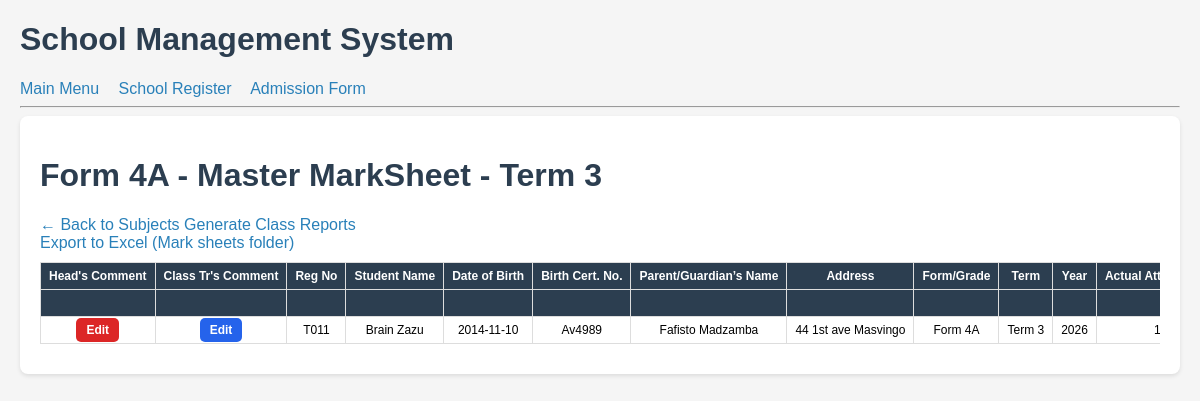
Page /master-marksheet/Form 4A/ (signed in) on the committed database.
### kids/models.py (models this page shows, shortened)
class Term(models.Model):
    name = models.CharField(max_length=20, unique=True)  # "Term 1 2026", "Term 2 2026"
    start_date = models.DateField()
    end_date = models.DateField()
    is_current = models.BooleanField(default=False)
    def __str__(self):
        return self.name

class Student(models.Model):
    first_name = models.CharField(max_length=100)
    last_name = models.CharField(max_length=100)
    adm_no = models.CharField(max_length=20, unique=True)
    grade = models.CharField(max_length=10)
    fee_required = models.DecimalField(max_digits=10, decimal_places=2, default=300.00)
    date_added = models.DateTimeField(auto_now_add=True)
    parent_phone = models.CharField(max_length=15, blank=True, null=True)
    date_of_birth = models.DateField(null=True, blank=True)
    birth_cert_no = models.CharField(max_length=50, blank=True, null=True)  # <-- ADD THIS
    gender = models.CharField(max_length=10, choices=[('M','Male'),('F','Female')], null=True, blank=True)
    date_joined = models.DateField(auto_now_add=True, null=True, blank=True)
    parents = models.ManyToManyField(Parent, through='StudentParent', blank=True)
    @property
    def full_name(self):
        return f"{self.first_name} {self.last_name}"

### kids/views.py (the view)
# urls.py: path('master-marksheet/<str:grade>/', views.master_marksheet, name='master_marksheet'),
@login_required
def master_marksheet(request, grade):
    term = Term.objects.filter(is_current=True).first()
    term_name = term.name if term else 'Term 1'
    term_year = term.start_date.year if term and term.start_date else date.today().year
    year = date.today().year
    term_start = term.start_date if term and term.start_date else date(year, 1, 1)
    term_end = term.end_date if term and term.end_date else date.today()
    next_term_start = term.end_date if term and term.end_date else date.today()
    students = Student.objects.filter(grade=grade).order_by('last_name')
    subjects = Subject.objects.filter(grade=grade).order_by('order')
    total_students = students.count()
    subject_count = subjects.count() if subjects.count() > 0 else 1
    marks_data = {}
    student_results = {}
    parent_data = {}
    temp_rank_list = [] # NEW: for ranking
    for student in students:
        sid = student.id
        marks_data[sid] = {}
        for mark in Mark.objects.filter(student=student, term=term_name):
            marks_data[sid][mark.subject_id] = mark
        result = StudentTermResult.objects.filter(student=student, term=term_name, year=term_year).first()
        subject_scores = []
        for subject in subjects:
            mark = marks_data[sid].get(subject.id)
            if mark:
                subject_scores.append(mark.current_avg)
        calc_total = sum([s or 0 for s in subject_scores])
        calc_avg = calc_total / subject_count if subject_count > 0 else 0
        db_total = result.total_marks if result and result.total_marks else 0
        total = db_total if db_total > 0 else calc_total
        avg = float(total) / subject_count if subject_count > 0 else 0
        possible_dates = Attendance.objects.filter(student=student, date__gte=term_start, date__lte=term_end, status__in=['Present', 'Absent', 'Sick', ]).count()
        present_days = Attendance.objects.filter(student=student, date__gte=term_start, date__lte=term_end, status__in=['Present']).count()
        subjects_passed_count = 0
        for subject in subjects:
            mark = marks_data[sid].get(subject.id)
            if mark and mark.current_grade in ['A', 'B', 'C']: # PASS = A, B, C
                subjects_passed_count += 1
        student_results[sid] = {
            'obj': result,
            'total_marks': total,
            'avg': f"{avg:.1f}",
            'position': '-', # placeholder
            'head_teacher_comment': result.head_teacher_comment if result and result.head_teacher_comment else '-',
            'teacher_comment': result.teacher_comment if result and result.teacher_comment else '-',
            'subjects_passed': subjects_passed_count, # PINK WIRE 1 DONE
            'actual_attendance': present_days,
            'possible_attendance': possible_dates,
        }
        temp_rank_list.append({'sid': sid, 'avg': avg}) # collect for ranking
        sp = StudentParent.objects.filter(student=student, is_primary_contact=True).first()
        if not sp: sp = StudentParent.objects.filter(student=student).first()
        parent = sp.parent if sp else None
        parent_data[sid] = {'name': parent.full_name if parent else '-', 'address': parent.address if parent else '-'}
    temp_rank_list.sort(key=lambda x: x['avg'], reverse=True)  # highest avg first
    rank = 0
    for i, item in enumerate(temp_rank_list):
        if i == 0 or item['avg'] != temp_rank_list[i - 1]['avg']:
            rank = i + 1
        student_results[item['sid']]['position'] = rank
    context = {
        'grade': grade, 'term': term, 'students': students, 'subjects': subjects,
        'marks_data': marks_data, 'student_results': student_results, 'parent_data': parent_data,
        'total_students': total_students, 'next_term_start': next_term_start,
        'date': date.today(),
    }
    return render(request, 'kids/master_marksheet.html', context)

### kids/models.py (called while the page is built)
    def get_sports_list(self):
        sports = []
        for field in ['soccer', 'netball', 'basketball', 'rugby', 'tennis', 'hockey', 'athletics', 'high_jump',
                      'triple_jump', 'javelin', 'shot_put', 'hop_step_jump', 'swimming']:
            if getattr(self, field):
                sports.append(field.replace('_', ' ').title())
        return ", ".join(sports) if sports else "-"

### kids/templatetags/custom_filters.py (called while the page is built)
@register.filter
def get_item(dictionary, key):
    if not dictionary:
        return None
    return dictionary.get(key)

@register.filter
def dict_get(dictionary, key):
    return get_item(dictionary, key)

### kids/templates/kids/master_marksheet.html (shortened to what this page needs)
{% extends 'kids/base.html' %}
{% load custom_filters %}
{% block content %}
{% load static %}
<link rel="stylesheet" href="{% static 'css/style.css' %}">
<div class="container">
<h1>{{ grade }} - Master MarkSheet - {{ term.name }}</h1>
<a href="{% url 'grade_subjects' grade %}">← Back to Subjects</a>
<a href="{% url 'generate_professional_reports' grade %}" class="btn-download">Generate Class Reports</a>
<div class="table-wrapper">
<table class="master-table">
    <thead>
        <tr>
            <th>Head's Comment</th>
            <th>Class Tr's Comment</th>
            <th>Reg No</th>
            <th>Student Name</th>
            <th>Date of Birth</th>
            <th>Birth Cert. No.</th>
            <th>Parent/Guardian’s Name</th>
            <th>Address</th>
            <th>Form/Grade</th>
            <th>Term</th>
            <th>Year</th>
            <th>Actual Attendance</th>
        </tr>
        <tr>
            {% for i in "x"|rjust:"17" %}<th></th>{% endfor %}
        </tr>
    </thead>
    <tbody>
    {% for student in students %}
        {% with result=student_results|dict_get:student.id %}
        <tr>
            <td>
  <a href="{% url 'head_comments' student.id %}" class="btn-small btn-head">
    {% if result.head_teacher_comment %}Edit{% else %}Add{% endif %}
  </a>
</td>
<td>
  <a href="{% url 'class_teacher_comments' student.id %}" class="btn-small btn-class">
    {% if result.teacher_comment %}Edit{% else %}Add{% endif %}
  </a>
</td>
            <td>{{ student.adm_no }}</td>
            <td>{{ student.full_name }}</td>
            <td>{{ student.date_of_birth|date:"Y-m-d" }}</td>
            <td>{{ student.birth_cert_no|default:"-" }}</td>
            <td>{{ parent_data|dict_get:student.id|dict_get:"name" }}</td>
            <td>{{ parent_data|dict_get:student.id|dict_get:"address" }}</td>
            <td>{{ student.grade }}</td>
            <td>{{ term.name }}</td>
            <td>{{ term.start_date|date:"Y" }}</td>
            <td>{{ result.actual_attendance|default:"0" }}</td>
        </tr>
        {% endwith %}
    {% empty %}
        <tr><td colspan="100%">No students found in {{ grade }}</td></tr>
    {% endfor %}
    </tbody>
    <a href="/export-marksheet/?class={{ grade }}&year={{ year }}&term={{ term }}">
   Export to Excel (Mark sheets folder)
</a>
</table>
</div>
</div>
{% endblock %}

### static/css/style.css (style rules this page uses)
body { font-family: Arial, sans-serif; margin: 20px; background: #f5f5f5; }
h1, h2, h3 { color: #2c3e50; }
table { border-collapse: collapse; width: 100%; background: white; margin: 10px 0; }
th, td { border: 1px solid #ddd; padding: 8px; text-align: left; }
th { background: #3498db; color: white; }
tr:nth-child(even) { background: #f2f2f2; }
a { color: #2980b9; text-decoration: none; }
.container { background: white; padding: 20px; border-radius: 8px; box-shadow: 0 2px 4px rgba(0,0,0,0.1); }

### kids/templates/kids/base.html (style rules this page uses)
body { font-family: Arial; margin: 20px; }
table { border-collapse: collapse; margin-top: 15px; }
th, td { border: 1px solid #ccc; padding: 8px; }
th { background: #f0f0f0; }

### kids/templates/kids/master_marksheet.html (style rules this page uses)
.table-wrapper { overflow-x: auto; }
.master-table { border-collapse: collapse; font-size: 12px; white-space: nowrap; }
.master-table th, .master-table td { padding: 6px 8px; border: 1px solid #ddd; text-align: center; }
.master-table th { background: #2c3e50; color: white; position: sticky; top: 0; }
.btn-small { padding: 5px 10px; border-radius: 5px; text-decoration: none; font-size: 12px; font-weight: 600; color: white; }
.btn-head { background: #dc2626; }
.btn-class { background: #2563eb; }

### rows in the picture
Term: name "Term 3", start_date "2026"
Student: adm_no "T011", full_name "Brain Zazu", date_of_birth "2014-11-10", birth_cert_no "Av4989", id "Fafisto Madzamba", id "44 1st ave Masvingo", grade "Form 4A", actual_attendance "1"

### other values in the picture
{{ grade }} "Form 4A"
